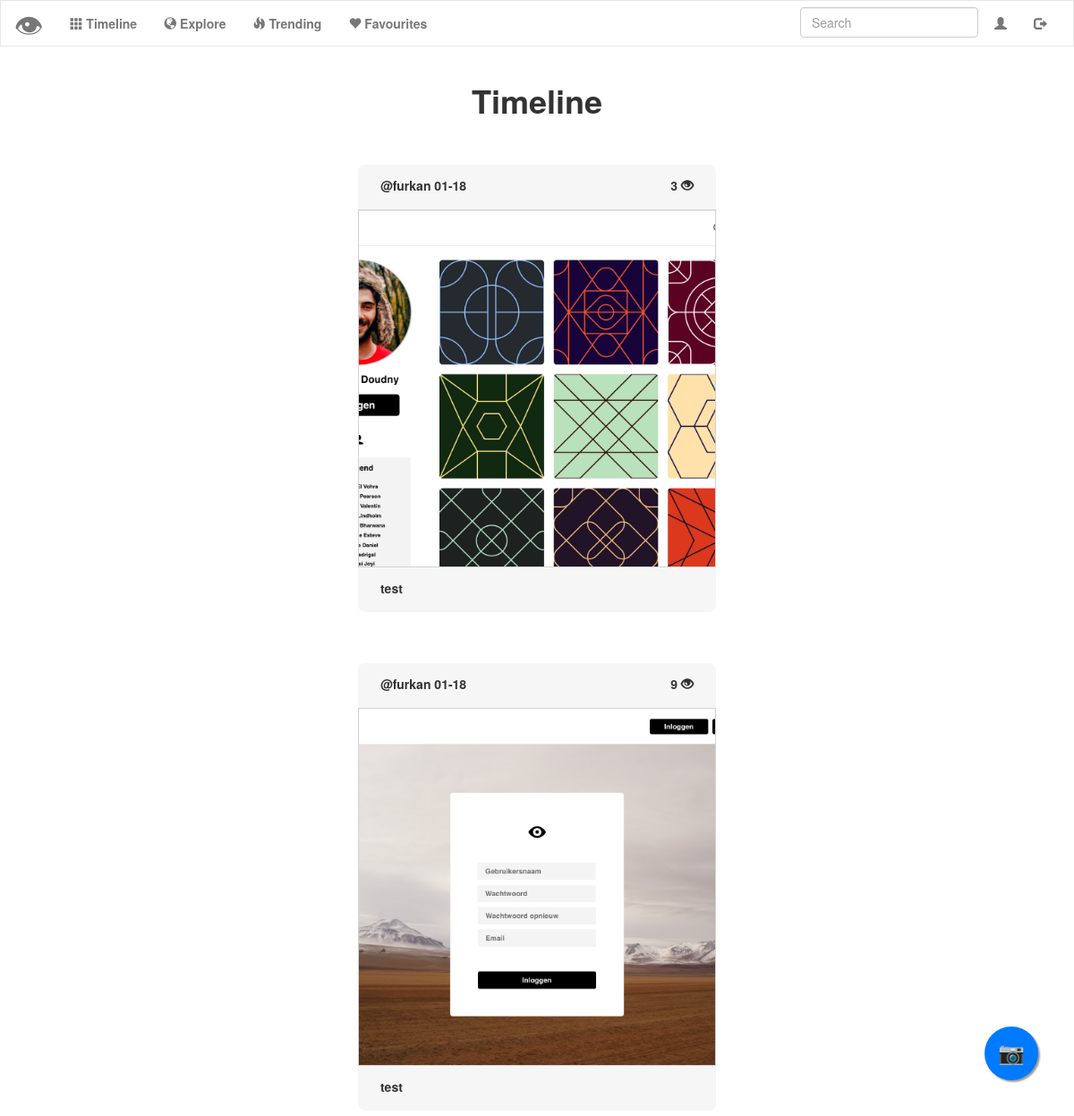
The app's page /timeline (signed in), older data.
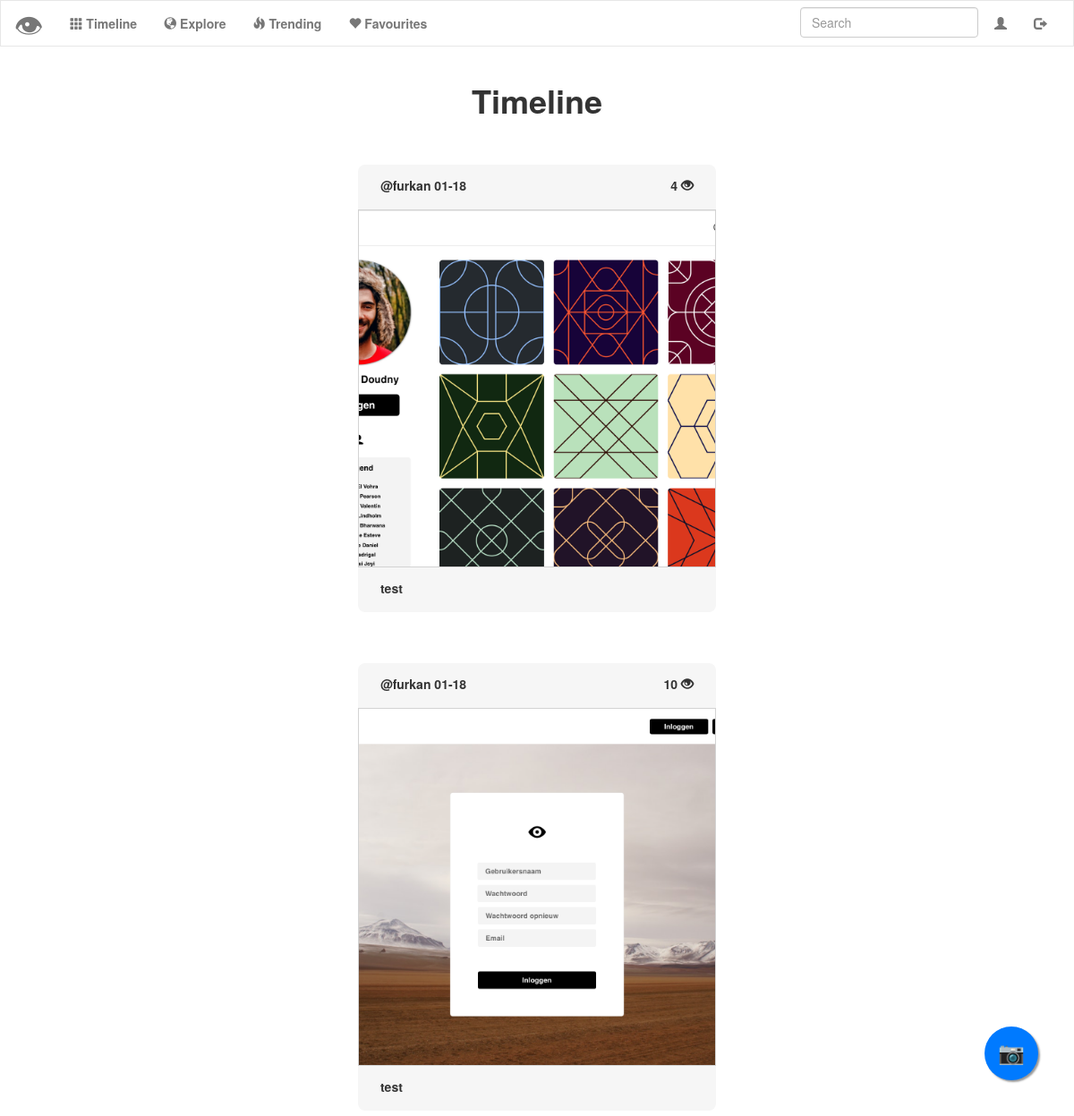
The same page, newer data.
### tables this page shows
CREATE TABLE 'uploads' ('id' integer PRIMARY KEY AUTOINCREMENT NOT NULL, 'user_id' integer NOT NULL, 'upload' text NOT NULL, 'description' text NOT NULL, 'timestamp' double precision NOT NULL DEFAULT CURRENT_TIMESTAMP, 'username'  text NOT NULL  , 'score' INTEGER NOT NULL DEFAULT 0);

### application.py (the view)
@app.route("/timeline")
@login_required
def timeline():
    uploads = []
    followings_id = get_following(session["user_id"])
    for p in followings_id:
        user_uploads = get_all_uploads(p["user_id"])
        for u in user_uploads:
            uploads.append(u)
    uploads.sort(key=lambda d: d['timestamp'])
    return render_template("timeline.html", uploads=uploads, user_id=session["user_id"])

### helpers.py (called while the page is built)
def login_required(f):
    @wraps(f)
    def decorated_function(*args, **kwargs):
        if session.get("user_id") is None:
            return redirect("/login")
        return f(*args, **kwargs)
    return decorated_function

def get_following(follower_id):
    following = db.execute("SELECT user_id FROM followers WHERE follower_id = :follower_id", follower_id=follower_id)
    return following

def get_all_uploads(user_id):
    user_photos = db.execute("SELECT * FROM uploads WHERE user_id = :user_id", user_id=user_id)
    user_photos = change_timestamp(user_photos)
    return user_photos

def change_timestamp(post_list):
    for post in post_list:
        date = post["timestamp"]
        date = date[5:11]
        post["timestamp"] = date
    return post_list

### templates/timeline.html (shortened to what this page needs)
{% extends "layout.html" %}
{% block main %}
<div class="container-title" id="timeline-title">
  <h1><b>Timeline</b></h1>
</div>
  {% for post in uploads %}
      <div class="button-images">
        <button name="modal" class="photo_modal" data-toggle="modal" data-target="#photomodal{{ post.id }}">
            <label for="modal">
              <div class="timeline-container">
              <div class="timeline-description">
                <label id="username">{{ post.username }} </label>
                <label id="timestamp">{{ post.timestamp }} </label>
                <label id="score">{{ post.score }} <span class="glyphicon glyphicon-eye-open"></span></label>
              </div>
              <img src="/upload/{{ post.upload }}" class="img-responsive">
              <div class="timeline-bottom">
                  <label id="discription">{{ post.description }} </label>
              </div>
              </div>
            </label>
        </button>
      </div>
  {% endfor %}
{% endblock %}

### templates/layout.html (shortened to what this page needs)
<!DOCTYPE html>
<html lang="en">
    <head>
        <link href="https://maxcdn.bootstrapcdn.com/bootstrap/3.3.7/css/bootstrap.min.css" rel="stylesheet"/>
        <link href="{{ url_for('static', filename='styles.css') }}" rel="stylesheet"/>
    </head>
    <body>
            <nav class="navbar navbar-default" id="navigation">
                <div class="container-fluid">
                    <div class="navbar-header">
                        <a class="navbar-brand" href="{{ url_for('index') }}"><font size="+3">👁</font></a>
                    </div>
                    <div class="collapse navbar-collapse" id="navbar">
                        {% if session.user_id %}
                            <ul class="nav navbar-nav">
                                <li><a href="{{ url_for('timeline') }}"><span class="glyphicon glyphicon-th"></span><b> Timeline</b></a></li>
                                <li><a href="{{ url_for('index') }}"><span class="glyphicon glyphicon-globe"></span><b> Explore</b></a></li>
                                <li><a href="{{ url_for('trending') }}"><span class="glyphicon glyphicon-fire"></span><b> Trending</b></a></li>
                                <li><a href="{{ url_for('favourites') }}"><span class="glyphicon glyphicon-heart"></span><b> Favourites</b></a></li>
                            </ul>
                            <ul class="nav navbar-nav navbar-right">
                                <li><a href="{{ url_for('account') }}"><span class="glyphicon glyphicon-user"></span></a></li>
                                <li><a href="{{ url_for('logout') }}"><span class="glyphicon glyphicon-log-out"></span></a></li>
                            </ul>
                            <ul class="nav navbar-nav navbar-right">
                                <li><input autocomplete="off" autofocus class="form-control" onkeypress="keypress(event);" name="lookup" id="searchbar" placeholder="Search" type="text"></li>
                            </ul>
                        {% else %}
                            <ul class="nav navbar-nav navbar-right">
                                <li><a href="{{ url_for('register') }}">Register</a></li>
                                <li><a href="{{ url_for('login') }}">Log In</a></li>
                            </ul>
                        {% endif %}
                    </div>
                </div>
            </nav>
            <a  class="float-button">
                <h3 data-toggle="modal" data-target="#myModal" class="camera-button">📷</h3>
            </a>
        <div class="container">
            <main>
                {% block main %}{% endblock %}
            </main>
        </div>
    </body>
</html>

### static/styles.css (style rules this page uses)
.container { margin-left: auto; margin-right: auto; text-align: center; }
.navbar { z-index: 999; }
main img { max-width: 100%; }
#navigation { background-color: #FFF !important; border-radius: 0 !important; }
#searchbar { margin:7px; max-width:95%; }
.img-responsive { border: 0.5px solid lightgray; object-fit: cover; width:250px !important; height:250px !important; border-radius: 8px; }
.float-button { position:fixed; width:60px; height:60px; bottom:40px; right:40px; background-color: rgba(0,122,255,1); color:#FFF; border-radius:50px; text-align:center; box-shadow: 2px 2px 2px #999; text-decoration: none !important; z-index: 999; }
.camera-button { margin-top:15px !important; }
.photo_modal { background-color: white; border: 0px; }
.button-images { margin-top:50px; }
.button-images button { cursor: pointer; width: 100%; display: block; }
.button-images img { object-fit: cover; min-width:400px !important; min-height:400px !important; max-width: 650px !important; max-height: 650px !important; border-radius: 0; }
.timeline-description { text-align: left; padding-left: 25px; position: relative; top: 50%; transform: translateY(-50%); -webkit-transform: translateY(-50%); }
.timeline-container { background-color: rgba(246,246,246,1); border-radius: 8px; padding-top:25px; padding-bottom:25px; }
.timeline-bottom { text-align: left; padding-left: 25px; position: relative; top: 50%; transform: translateY(50%); -webkit-transform: translateY(50%); }
#score { float:right; padding-right: 25px }

Row changes from the older to the newer data that the page shows:
changed uploads (number 1 of 2 on the later page): score "3" → "4"
changed uploads (number 2 of 2 on the later page): score "9" → "10"
